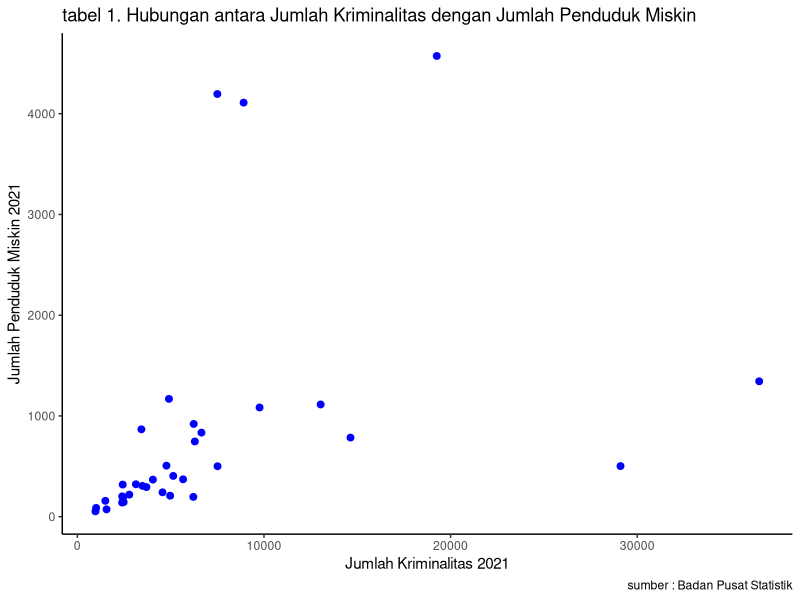

Here is the R script that generated this plot:
## ---- chunk 1
#| warning: false 
#| echo: true
library("tidyverse")
library("readxl")
library("dplyr")
## ---- chunk 2
#import dataset
library(readxl) 
dat<-read_excel('dat.xlsx') 
head(dat)
## ---- chunk 3
library("ggplot2")
library("readxl")
ggplot(data=dat,aes(x=JK,y=JPM))+
  geom_point(color="blue",size=2)+
  labs(title="tabel 1. Hubungan antara Jumlah Kriminalitas dengan Jumlah Penduduk Miskin",
      x="Jumlah Kriminalitas 2021",
      y="Jumlah Penduduk Miskin 2021",
      caption = "sumber : Badan Pusat Statistik")+
   theme_classic()
## ---- chunk 4
reg1<-lm(JK~JPM,data=dat)
summary(reg1)
